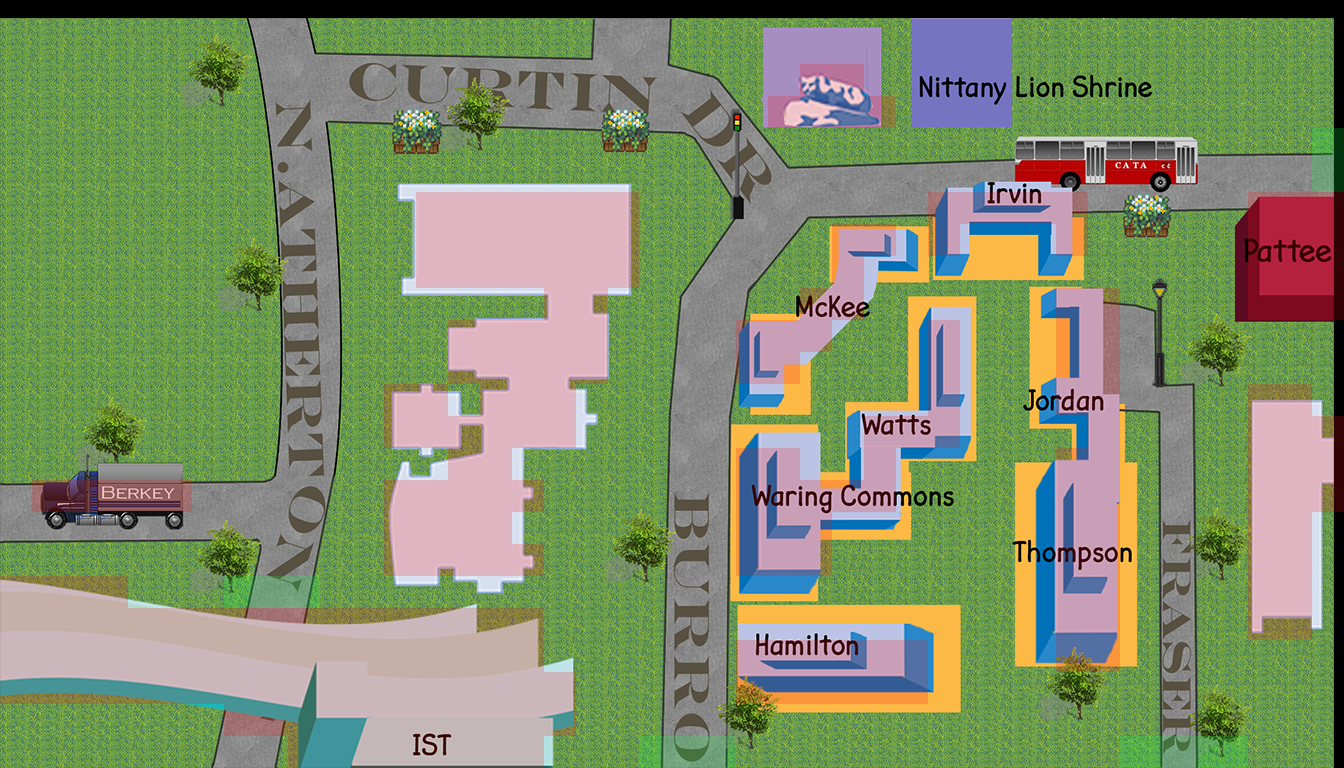

This game map was drawn from its Tiled (.tmx) file and the tilesets committed beside it. A one-line description and the trimmed map source follow:
An orthogonal 42x24 tile map with 32x32 px tiles, 2 tile layers (Tile Layer 1, building), 2 tilesets.

<map version="1.0" orientation="orthogonal" renderorder="right-down" width="42" height="24" tilewidth="32" tileheight="32" nextobjectid="1">
 <tileset firstgid="1" name="West" tilewidth="32" tileheight="32">
  <image source="West.png" width="1344" height="768" />
 </tileset>
 <tileset firstgid="1009" name="meta_tiles" tilewidth="32" tileheight="32" spacing="1" margin="1">
  <image source="meta_tiles.png" width="67" height="34" />
  <tile id="0">
   <properties>
    <property name="collision" value="false" />
   </properties>
  </tile>
  <tile id="1">
   <properties>
    <property name="collision" value="true" />
   </properties>
  </tile>
 </tileset>
 <layer name="Tile Layer 1" width="42" height="24">
  <data>[1008 cells, 1008 non-empty, 1008 distinct tile ids]</data>
 </layer>
 <layer name="building" width="42" height="24">
  <data>[1008 cells, 261 non-empty, 2 distinct tile ids]</data>
 </layer>
</map>
